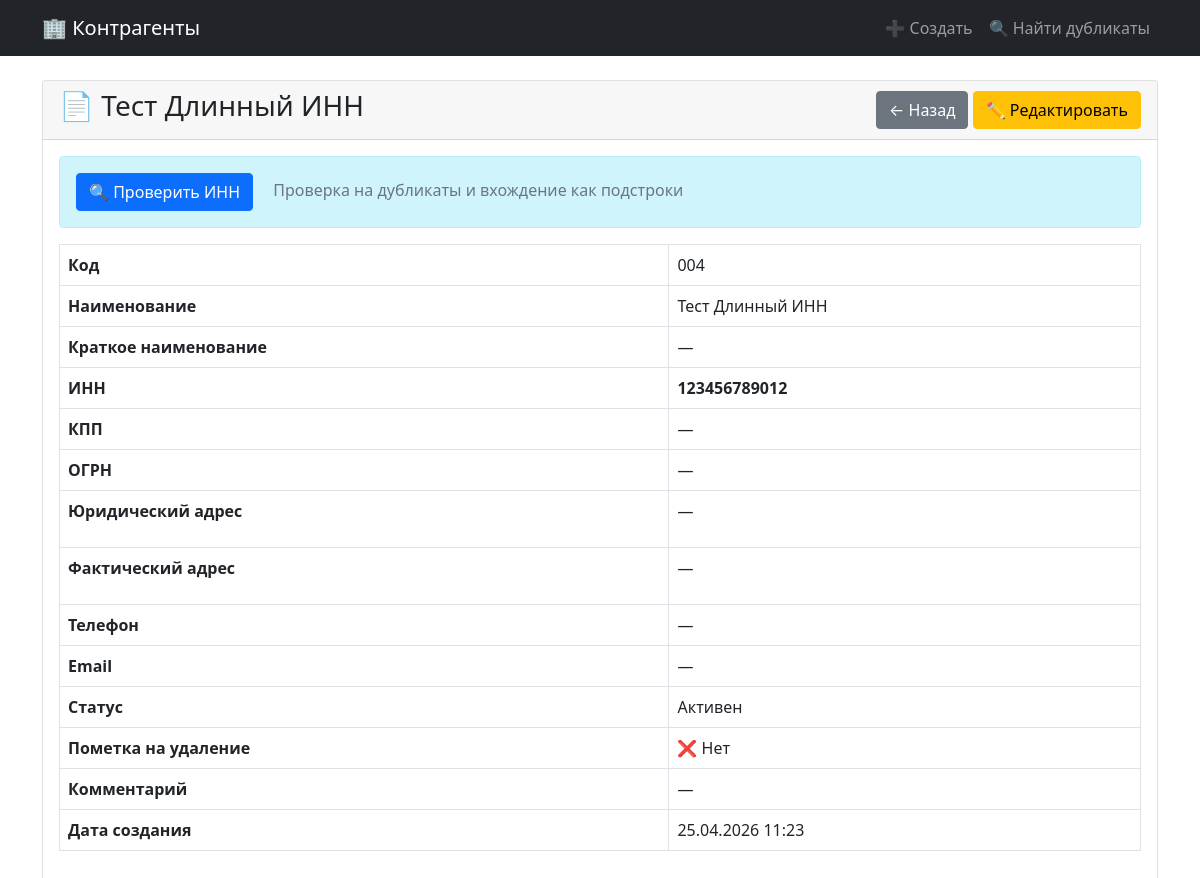
Page /4/ on the committed database.
### counterparties/models.py (models this page shows, shortened)
class Counterparty(models.Model):
    code = models.CharField('Код контрагента', max_length=20, unique=True)
    name = models.CharField('Наименование', max_length=200)
    short_name = models.CharField('Краткое наименование', max_length=100, blank=True)
    inn = models.CharField(
        'ИНН', max_length=12,
        validators=[RegexValidator(r'^\d{10}$|^\d{12}$', '10 или 12 цифр')],
        help_text='10 или 12 цифр'
    )
    kpp = models.CharField('КПП', max_length=9, blank=True)
    ogrn = models.CharField('ОГРН', max_length=13, blank=True)
    legal_address = models.TextField('Юридический адрес', blank=True)
    actual_address = models.TextField('Фактический адрес', blank=True)
    phone = models.CharField('Телефон', max_length=20, blank=True)
    email = models.EmailField('Email', blank=True)
    is_active = models.BooleanField('Активен', default=True)
    is_marked_for_deletion = models.BooleanField('Помечен на удаление', default=False)
    comment = models.TextField('Комментарий', blank=True)
    created_at = models.DateTimeField('Дата создания', auto_now_add=True)
    updated_at = models.DateTimeField('Дата обновления', auto_now=True)
    class Meta:
        verbose_name = 'Контрагент'
        verbose_name_plural = 'Контрагенты'
        ordering = ['name']

### counterparties/views.py (the view)
# urls.py: path('<int:pk>/', views.counterparty_detail, name='counterparty_detail'),
def counterparty_detail(request, pk):
    counterparty = get_object_or_404(Counterparty, pk=pk)
    return render(request, 'counterparties/counterparty_detail.html', {'counterparty': counterparty})

### counterparties/templates/counterparties/counterparty_detail.html (shortened to what this page needs)
{% extends 'counterparties/base.html' %}
{% block content %}
<div class="card">
    <div class="card-header d-flex justify-content-between align-items-center">
        <h3>📄 {{ counterparty.name }}</h3>
        <div>
            <a href="{% url 'counterparties:counterparty_list' %}" class="btn btn-secondary">← Назад</a>
            <a href="{% url 'counterparties:counterparty_edit' counterparty.pk %}" class="btn btn-warning">✏️ Редактировать</a>
        </div>
    </div>
    <div class="card-body">
        <div class="alert alert-info">
            <form method="post" action="{% url 'counterparties:check_inn_button' counterparty.pk %}" style="display: inline;">
                <button type="submit" class="btn btn-primary">🔍 Проверить ИНН</button>
            </form>
            <span class="ms-3 text-muted">Проверка на дубликаты и вхождение как подстроки</span>
        </div>
        <table class="table table-bordered">
            <tr><th>Код</th><td>{{ counterparty.code }}</td></tr>
            <tr><th>Наименование</th><td>{{ counterparty.name }}</td></tr>
            <tr><th>Краткое наименование</th><td>{{ counterparty.short_name|default:"—" }}</td></tr>
            <tr><th>ИНН</th><td class="fw-bold">{{ counterparty.inn }}</td></tr>
            <tr><th>КПП</th><td>{{ counterparty.kpp|default:"—" }}</td></tr>
            <tr><th>ОГРН</th><td>{{ counterparty.ogrn|default:"—" }}</td></tr>
            <tr><th>Юридический адрес</th><td>{{ counterparty.legal_address|default:"—"|linebreaks }}</td></tr>
            <tr><th>Фактический адрес</th><td>{{ counterparty.actual_address|default:"—"|linebreaks }}</td></tr>
            <tr><th>Телефон</th><td>{{ counterparty.phone|default:"—" }}</td></tr>
            <tr><th>Email</th><td>{{ counterparty.email|default:"—" }}</td></tr>
            <tr><th>Статус</th><td>{% if counterparty.is_active %}Активен{% else %}Неактивен{% endif %}</td></tr>
            <tr><th>Пометка на удаление</th><td>{% if counterparty.is_marked_for_deletion %}✅ Да{% else %}❌ Нет{% endif %}</td></tr>
            <tr><th>Комментарий</th><td>{{ counterparty.comment|default:"—" }}</td></tr>
            <tr><th>Дата создания</th><td>{{ counterparty.created_at|date:"d.m.Y H:i" }}</td></tr>
        </table>
    </div>
</div>
{% endblock %}

### rows in the picture
Counterparty: name "Тест Длинный ИНН", code "004", short_name "—", inn "123456789012", kpp "—", ogrn "—", legal_address "—", actual_address "—", phone "—", email "—", comment "—", created_at "25.04.2026 11:23"
